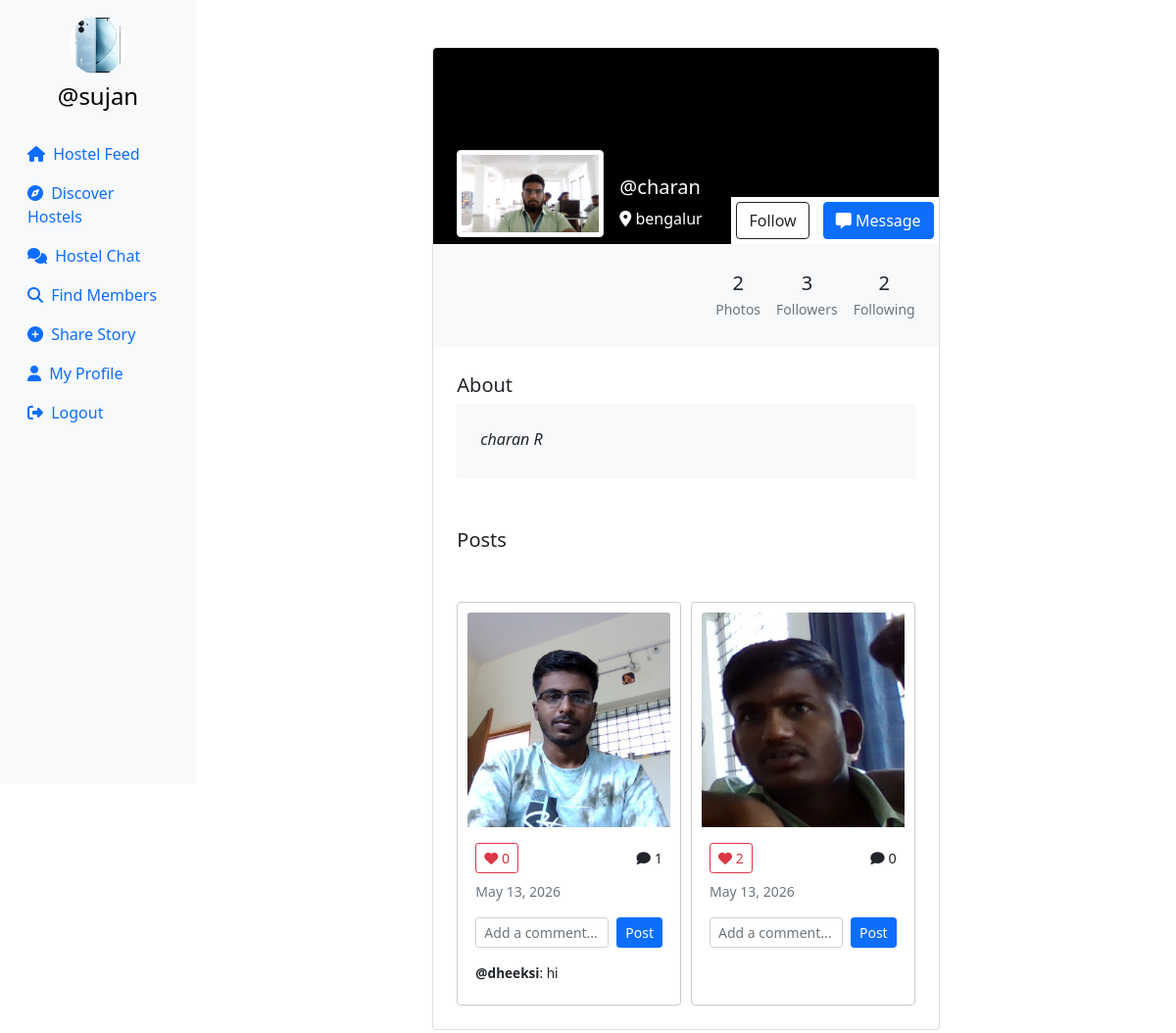
The page /profile/charan (signed in) on the database its author committed.
### userauth/models.py (models this page shows, shortened)
class Profile(models.Model):
    user = models.ForeignKey(User, on_delete=models.CASCADE)
    id_user = models.IntegerField(primary_key=True, default=0)
    bio = models.TextField(blank=True, default='')
    profileimg = models.ImageField(upload_to='profile_images', default='blank-profile-picture.png')
    location = models.CharField(max_length=100, blank=True, default='')

class Post(models.Model):
    id = models.UUIDField(primary_key=True, default=uuid.uuid4)
    user = models.CharField(max_length=100)
    image = models.ImageField(upload_to='post_images')
    caption = models.TextField()
    created_at = models.DateTimeField(default=datetime.now)
    no_of_likes = models.IntegerField(default=0)

class Comment(models.Model):
    post = models.ForeignKey(Post, on_delete=models.CASCADE, related_name='comments')
    user = models.CharField(max_length=100)
    text = models.TextField()
    created_at = models.DateTimeField(default=datetime.now)

### userauth/views.py (the view, shortened to what this page needs)
# urls.py: path('profile/<str:id_user>', views.profile),
@login_required(login_url='/loginn')
def profile(request,id_user):
    user_object = User.objects.get(username=id_user)
    print(user_object)
    profile = Profile.objects.get(user=request.user)
    user_profile = Profile.objects.get(user=user_object)
    user_posts = Post.objects.filter(user=id_user).order_by('-created_at')
    user_post_length = len(user_posts)
    follower = request.user.username
    user = id_user
    if Followers.objects.filter(follower=follower, user=user).first():
        follow_unfollow = 'Unfollow'
    else:
        follow_unfollow = 'Follow'
    user_followers = len(Followers.objects.filter(user=id_user))
    user_following = len(Followers.objects.filter(follower=id_user))
    latest_conversations = []
    user_posts_with_likes = []
    for post in user_posts:
        likes = LikePost.objects.filter(post_id=post.id)
        is_liked = LikePost.objects.filter(post_id=post.id, username=request.user.username).exists()
        comments = Comment.objects.filter(post=post).order_by('-created_at')[:5]
        user_posts_with_likes.append({
            'post': post,
            'likes': likes,
            'is_liked': is_liked,
            'like_count': len(likes),
            'comments': comments,
            'comment_count': Comment.objects.filter(post=post).count()
        })
    context = {
        'user_object': user_object,
        'user_profile': user_profile,
        'user_posts': user_posts,
        'user_posts_with_likes': user_posts_with_likes,
        'user_post_length': user_post_length,
        'profile': profile,
        'follow_unfollow':follow_unfollow,
        'user_followers': user_followers,
        'user_following': user_following,
        'latest_conversations': latest_conversations,
        'next_url': request.path,
    }
    return render(request, 'profile.html', context)

### templates/profile.html (shortened to what this page needs)
{% load static %}
<!DOCTYPE html>
<html lang="en">
<head>
    <link rel="stylesheet" href="https://maxcdn.bootstrapcdn.com/bootstrap/4.5.2/css/bootstrap.min.css">
    <link href="https://cdn.jsdelivr.net/npm/bootstrap@5.0.2/dist/css/bootstrap.min.css" rel="stylesheet"
>
    <link rel="stylesheet" href="{% static 'css/app.css' %}">
</head>
<body>
    {% load static %}
    <div class="container-fluid">
        <div class="row">
            <nav class="col-md-2 d-none d-md-block sidebar" style="position: fixed;">
                <div class="text-center mt-3">
                    <img src="{{profile.profileimg.url}}" alt="Profile Picture" class="profile-pic">
                    <h4 class="mt-2"><a href="/profile/{{user}}" style="text-decoration:none;">@{{user}}</a></h4>
                </div>
                <ul class="nav flex-column mt-4">
                    <li class="nav-item">
                        <a class="nav-link active" href="/">
                            <i class="fa-solid fa-house mr-1"></i> Hostel Feed
                        </a>
                    </li>
                    <li class="nav-item">
                        <a class="nav-link" href="/explore">
                            <i class="fa-solid fa-compass mr-1"></i> Discover Hostels
                        </a>
                    </li>
                    <li class="nav-item">
                        <a class="nav-link" href="/messages/">
                            <i class="fa-solid fa-comments mr-1"></i> Hostel Chat
                        </a>
                    </li>
                    <li class="nav-item">
                        <a class="nav-link" href="#" data-bs-toggle="modal" data-bs-target="#exampleModal3">
                            <i class="fa-solid fa-magnifying-glass mr-1"></i> Find Members
                        </a>
                    </li>
                    <li class="nav-item">
                        <a class="nav-link" href="#" data-bs-toggle="modal" data-bs-target="#exampleModal2"
                            data-bs-whatever="@getbootstrap">
                            <i class="fa-solid fa-circle-plus mr-1"></i> Share Story
                        </a>
                    </li>
                    <li class="nav-item">
                        <a class="nav-link" href="/profile/{{user}}">
                            <i class="fa-solid fa-user mr-1"></i> My Profile
                        </a>
                    </li>
                    <li class="nav-item">
                        <a class="nav-link" href="/logoutt">
                            <i class="fa-solid fa-right-from-bracket mr-1"></i> Logout
                        </a>
                    </li>
                </ul>
            </nav>
            {% load static %}
            <main role="main" class="col-md-9 ml-sm-auto col-lg-10 px-md-4">
                <section class="gradient-custom-2">
                    <div class="container py-5">
                        <div class="row d-flex justify-content-center align-items-center h-100">
                            <div class="col col-lg-9 col-xl-7">
                                <div class="card">
                                    <div class="rounded-top text-white d-flex flex-row"
                                        style="background:black; height:200px;">
                                        <div class="ms-4  d-flex flex-column" style="width: 150px; margin-top:5rem;">
                                            <img src="{{user_profile.profileimg.url}}" alt="Generic placeholder image"
                                                class="img-fluid img-thumbnail mt-4 mb-2"
                                                style="width: 150px; z-index: 1">
                                        </div>
                                        <div class="ms-3" style="margin-top: 130px;">
                                            <h5>@{{user_profile.user}}</h5>
                                            {% if user_profile.location %}
                                            <p><i class="fa-solid fa-location-dot"></i> {{user_profile.location}}</p>
                                            {% endif %}
                                        </div>
                                        <div style="margin-inline-start: auto; margin-top: auto;background:white;">
                                            <form action="/follow" method="POST" style="display: inline;">
                                                {% csrf_token %}  {% if user != user_profile.user %}
                                                <button type="submit" class="btn btn-outline-dark"
                                                    data-mdb-ripple-color="dark" style="z-index: 1; margin: 5px;">
                                                    {{follow_unfollow}}
                                                </button>
                                                {% endif %}
                                            </form>
                                            {% if user != user_profile.user %}
                                            <a href="/messages/?to={{user_object.username}}" class="btn btn-primary"
                                                style="z-index: 1; margin: 5px;">
                                                <i class="fa-solid fa-message"></i> Message
                                            </a>
                                            {% endif %}
                                        </div>
                                    </div>
                                    <div class="p-4 text-black" style="background-color: #f8f9fa;">
                                        <div class="d-flex justify-content-end text-center py-1">
                                            <div>
                                                <p class="mb-1 h5">{{user_post_length}}</p>
                                                <p class="small text-muted mb-0">Photos</p>
                                            </div>
                                            <div class="px-3">
                                                <p class="mb-1 h5">{{user_followers}}</p>
                                                <p class="small text-muted mb-0">Followers</p>
                                            </div>
                                            <div>
                                                <p class="mb-1 h5">{{user_following}}</p>
                                                <p class="small text-muted mb-0">Following</p>
                                            </div>
                                        </div>
                                    </div>
                                    <div class="card-body p-4 text-black">
                                        <div class="mb-5">
                                            <p class="lead fw-normal mb-1">About</p>
                                            <div class="p-4" style="background-color: #f8f9fa;">
                                                <p class="font-italic mb-1">{{user_profile.bio}}</p>
                                            </div>
                                        </div>
                                        <div class="mb-5">
                                            <p class="lead fw-normal mb-1">Posts</p>
                                        </div>
                                        <div class="image-grid">
                                            {% for post_item in user_posts_with_likes %}
                                            <div class="card image-item">
                                                <img src="{{post_item.post.image.url}}" class="card-img-top" alt="..."
                                                    style="width: 219px; height: 219px; object-fit: cover;">
                                                <div class="card-body p-2">
                                                    <div class="d-flex justify-content-between align-items-center" style="font-size: 0.9rem; margin-top: 5px;">
                                                        <form action="/like-post/{{ post_item.post.id }}" method="GET" class="mb-0">
                                                            <button type="submit" class="btn btn-sm {% if post_item.is_liked %}btn-danger{% else %}btn-outline-danger{% endif %}">
                                                                <i class="fa-solid fa-heart"></i> {{ post_item.like_count }}
                                                            </button>
                                                        </form>
                                                        <span><i class="fa-solid fa-comment"></i> {{post_item.comment_count}}</span>
                                                    </div>
                                                    <small class="text-muted d-block mt-2">{{post_item.post.created_at|date:"M d, Y"}}</small>
                                                    <div class="mt-3">
                                                        <form action="/comment/{{ post_item.post.id }}/" method="POST" class="d-flex gap-2">
                                                            <input type="text" name="comment_text" class="form-control form-control-sm" placeholder="Add a comment..." required>
                                                            <button type="submit" class="btn btn-sm btn-primary">Post</button>
                                                        </form>
                                                    </div>
                                                    {% if post_item.comments %}
                                                    <div class="mt-3" style="font-size: 0.85rem;">
                                                        {% for comment in post_item.comments %}
                                                            <div class="mb-1">
                                                                <strong>@{{ comment.user }}</strong>: {{ comment.text|truncatechars:40 }}
                                                            </div>
                                                        {% endfor %}
                                                    </div>
                                                    {% endif %}
                                                </div>
                                            </div>
                                            {% empty %}
                                            <div class="col-12">
                                                <p class="text-muted text-center">No posts yet</p>
                                            </div>
                                            {% endfor %}
                                        </div>
                                    </div>
                                </div>
                            </div>
                        </div>
                    </div>
                </section>
            </main>
        </div>
    </div>
</body>
</html>

### static/css/app.css (style rules this page uses)
* { margin: 0; padding: 0; box-sizing: border-box; }
.profile-pic { width: 100%; height: 100%; border-radius: 50%; object-fit: cover; transition: transform 0.3s ease; }
.sidebar { background-color: #f8f9fa; height: 100vh; color: black; }
a { color: #667eea; }

### templates/profile.html (style rules this page uses)
.sidebar { background-color: #f8f9fa; height: 100vh; color: black; }
.profile-pic { width: 60px; height: 60px; border-radius: 50%; object-fit: cover; }
a { color: black; }
.image-grid { display: grid; grid-template-columns: repeat(auto-fill, minmax(200px, 1fr)); gap: 10px; }
.image-item { border: 1px solid #ccc; padding: 10px; }
.image-item img { max-width: 100%; height: auto; }

### rows shown on the page
Profile: profileimg (picture)
Profile: profileimg (picture), user "charan", location "bengalur", bio "charan R"
Post: post.image (picture), like_count "0", comment_count "1", post.created_at "May 13, 2026"
Comment: user "dheeksi", text "hi"
Post: post.image (picture), like_count "2", comment_count "0", post.created_at "May 13, 2026"

### other values the page prints
{{ user }} "sujan"
{{ follow_unfollow }} "Follow"
{{ user_post_length }} "2"
{{ user_followers }} "3"
{{ user_following }} "2"
